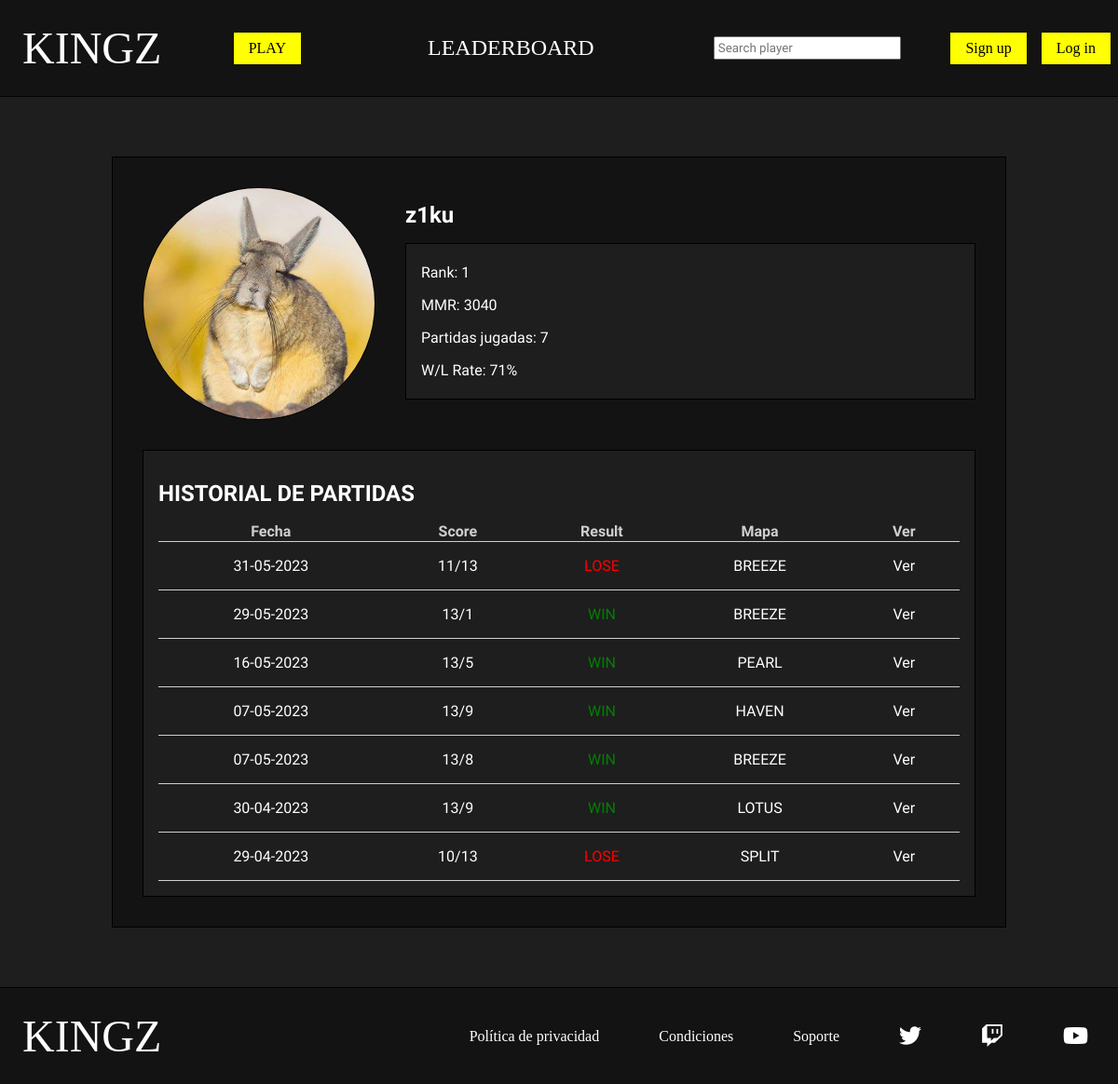
Page /php/ver_perfil.php?id_player=1 on the committed database.
### tables this page shows
CREATE TABLE `usuario` (
  `id` bigint(20) UNSIGNED NOT NULL,
  `nick` varchar(20) NOT NULL,
  `pass` varchar(100) NOT NULL,
  `correo` varchar(50) DEFAULT NULL,
  `foto` varchar(50) DEFAULT NULL,
  `mmr` int(5) UNSIGNED DEFAULT NULL,
  `estado` tinyint(1) UNSIGNED DEFAULT NULL,
  `en_partida` tinyint(1) UNSIGNED DEFAULT NULL,
  `buscando` tinyint(1) UNSIGNED DEFAULT NULL
);

### php/ver_perfil.php (the view, shortened to what this page needs)
<?php
    require_once "funciones.php";
?>
<!DOCTYPE html>
<html lang="en">
<head>
    <link rel="stylesheet" href="../css/estilos.css">
    <link rel="stylesheet" href="https://cdnjs.cloudflare.com/ajax/libs/font-awesome/6.2.0/css/all.min.css" />
</head>
<body>
    <?php
        if(isset($_SESSION['nick']) && isset($_SESSION['pass'])){
            $nick=$_SESSION['nick'];
            $pass=$_SESSION['pass'];
            $esAdmin=comprobarAdmin($nick,$pass);
            if($esAdmin){
                headerAdmin();
                $tipo_usu="admin";
            }else{
                headerPlayer();
                $tipo_usu="player";
            }
        }else{
            headerGuest();
            $tipo_usu="guest";
            $nick="";
        }
    ?>
    <main>
        <section id="perfil_jugador" class="seccion">
            <?php
                $id=$_GET['id_player'];
                $datos_jugador=jugador_por_id($id);
            ?>
            <div id="jugador">
                <?php
                    if($datos_jugador['foto']!=null){
                        echo "<img src=\"../img/jugador/$datos_jugador[foto]\">";
                    }else{
                        echo "<img src=\"../img/jugador/jugador.png\">";
                    }
                ?>
                <div id="datos_jugador">
                    <div id="cabecera_perfil_jugador">
                        <?php
                            echo "<h2>$datos_jugador[nick]</h2>";
                        ?>
                    </div>
                    <div id="estadisticas">
                        <div>
                            <?php
                                $rank=obtener_rank_jugador($id);
                                echo "<p>Rank: $rank</p>";
                                echo "<p>MMR: $datos_jugador[mmr]</p>";
                                $partidas_totales=partidas_totales($id);
                                if($partidas_totales>0){
                                    $partidas_ganadas=partidas_ganadas($id);
                                    $win_rate=($partidas_ganadas/$partidas_totales) * 100;
                                    $win_truncado = intval($win_rate);
                                    echo "<p>Partidas jugadas: $partidas_totales</p>";
                                    echo "<p>W/L Rate: $win_truncado%</p>";
                                }else{
                                    echo "<p>Partidas jugadas: 0</p>";
                                    echo "<p>W/L Rate: -</p>";
                                }
                            ?>
                        </div>
                    </div>
                </div>
            </div>
            <div id="historial_jugador">
                <?php
                    $historial=obtener_historial_partidas($id);
                ?>
                <h2>HISTORIAL DE PARTIDAS</h2>
                <table>
                    <thead>
                        <tr>
                            <th>Fecha</th>
                            <th>Score</th>
                            <th>Result</th>
                            <th>Mapa</th>
                            <th>Ver</th>
                        </tr>
                    </thead>
                    <tbody>
                        <?php
                            if($historial!=null){
                                for($i=0;$i<count($historial);$i++){
                                    $fecha=date("d-m-Y",strtotime($historial[$i]['fecha']));
                                    echo '<tr>
                                    <td>'.$fecha.'</td>
                                    <td>'.$historial[$i]['resultado_a'].'/'.$historial[$i]['resultado_b'].'</td>';
                                    if($historial[$i]['ganado']==true){
                                        echo '<td class="win">WIN</td>';
                                    }else{
                                        echo '<td class="lose">LOSE</td>';
                                    }
                                    echo '<td>'.$historial[$i]['mapa'].'</td>
                                    <td><a href="match.php?id_partida='.$historial[$i]['id'].'">Ver</a></td>
                                    </tr>';
                                }
                            }
                        ?>
                    </tbody>
                </table>
            </div>
        </section>
    </main>
</body>
</html>

### css/estilos.css (style rules this page uses)
* { box-sizing: border-box; }
body { margin: 0%; background-color: #1e1e1e; font-family: 'Play', sans-serif; color: white; }
img { max-width: 100%; }
table a { text-decoration: none; color: #fff; }
.seccion { width: 80%; margin: 4rem auto; min-height: 90vh; display: flex; flex-direction: column; }
#perfil_jugador { display: flex; flex-direction: column; background-color: #131313; border: 1px solid black; padding: 2rem; color: white; }
#cabecera_perfil_jugador { display: flex; align-items: center; justify-content: space-between; }
#perfil_jugador h2 { margin: 1rem 0; }
#jugador { display: flex; width: 100%; }
#jugador img { border: 1px solid black; width: 250px; height: 250px; object-fit: cover; margin-right: 2rem; border-radius: 100%; }
#datos_jugador { display: flex; flex-direction: column; width: 100%; }
#estadisticas { display: flex; flex-wrap: wrap; background-color: #1e1e1e; padding: 0.3rem 1rem; border: 1px solid black; }
#historial_jugador { margin-top: 2rem; padding: 1rem; background-color: #1e1e1e; border: 1px solid black; overflow-x: auto; }
#historial_jugador table { border-collapse: collapse; width: 100%; }
#historial_jugador tr { border-bottom: 1px solid #cfcfcf; }
#historial_jugador td { padding: 1rem; text-align: center; }
#historial_jugador th { color: #cfcfcf; }
.win { color: green; }
.lose { color: red; }

### rows in the picture
usuario: foto (picture), nick "z1ku", mmr "3040"

### other values in the picture
$rank "1"
$partidas_totales "7"
$win_truncado "71"
$fecha "31-05-2023"
$historial[$i]['resultado_a'] "11"
$historial[$i]['resultado_b'] "13"
$historial[$i]['mapa'] "BREEZE"
$fecha "29-05-2023"
$historial[$i]['resultado_a'] "13"
$historial[$i]['resultado_b'] "1"
$fecha "16-05-2023"
$historial[$i]['resultado_b'] "5"
$historial[$i]['mapa'] "PEARL"
$fecha "07-05-2023"
$historial[$i]['resultado_b'] "9"
